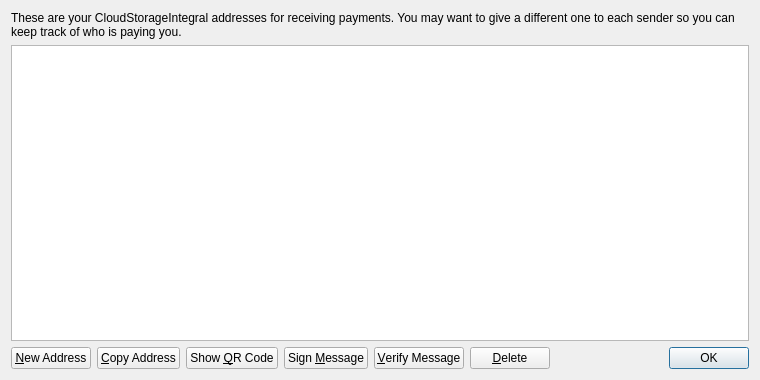
<?xml version="1.0" encoding="UTF-8"?>
<ui version="4.0">
 <class>AddressBookPage</class>
 <widget class="QWidget" name="AddressBookPage">
  <property name="geometry">
   <rect>
    <x>0</x>
    <y>0</y>
    <width>760</width>
    <height>380</height>
   </rect>
  </property>
  <property name="windowTitle">
   <string>Address Book</string>
  </property>
  <layout class="QVBoxLayout" name="verticalLayout">
   <item>
    <widget class="QLabel" name="labelExplanation">
     <property name="text">
      <string>These are your CloudStorageIntegral addresses for receiving payments. You may want to give a different one to each sender so you can keep track of who is paying you.</string>
     </property>
     <property name="textFormat">
      <enum>Qt::PlainText</enum>
     </property>
     <property name="wordWrap">
      <bool>true</bool>
     </property>
    </widget>
   </item>
   <item>
    <widget class="QTableView" name="tableView">
     <property name="contextMenuPolicy">
      <enum>Qt::CustomContextMenu</enum>
     </property>
     <property name="toolTip">
      <string>Double-click to edit address or label</string>
     </property>
     <property name="tabKeyNavigation">
      <bool>false</bool>
     </property>
     <property name="selectionMode">
      <enum>QAbstractItemView::SingleSelection</enum>
     </property>
     <property name="selectionBehavior">
      <enum>QAbstractItemView::SelectRows</enum>
     </property>
     <property name="sortingEnabled">
      <bool>true</bool>
     </property>
     <attribute name="verticalHeaderVisible">
      <bool>false</bool>
     </attribute>
    </widget>
   </item>
   <item>
    <layout class="QHBoxLayout" name="horizontalLayout">
     <item>
      <widget class="QPushButton" name="newAddressButton">
       <property name="toolTip">
        <string>Create a new address</string>
       </property>
       <property name="text">
        <string>&amp;New Address</string>
       </property>
      </widget>
     </item>
     <item>
      <widget class="QPushButton" name="copyToClipboard">
       <property name="toolTip">
        <string>Copy the currently selected address to the system clipboard</string>
       </property>
       <property name="text">
        <string>&amp;Copy Address</string>
       </property>
      </widget>
     </item>
     <item>
      <widget class="QPushButton" name="showQRCode">
       <property name="text">
        <string>Show &amp;QR Code</string>
       </property>
      </widget>
     </item>
     <item>
      <widget class="QPushButton" name="signMessage">
       <property name="toolTip">
        <string>Sign a message to prove you own a CloudStorageIntegral address</string>
       </property>
       <property name="text">
        <string>Sign &amp;Message</string>
       </property>
      </widget>
     </item>
     <item>
      <widget class="QPushButton" name="verifyMessage">
       <property name="toolTip">
        <string>Verify a message to ensure it was signed with a specified CloudStorageIntegral address</string>
       </property>
       <property name="text">
        <string>&amp;Verify Message</string>
       </property>
      </widget>
     </item>
     <item>
      <widget class="QPushButton" name="deleteButton">
       <property name="toolTip">
        <string>Delete the currently selected address from the list</string>
       </property>
       <property name="text">
        <string>&amp;Delete</string>
       </property>
      </widget>
     </item>
     <item>
      <spacer name="horizontalSpacer">
       <property name="orientation">
        <enum>Qt::Horizontal</enum>
       </property>
       <property name="sizeHint" stdset="0">
        <size>
         <width>40</width>
         <height>20</height>
        </size>
       </property>
      </spacer>
     </item>
     <item>
      <widget class="QDialogButtonBox" name="buttonBox">
       <property name="sizePolicy">
        <sizepolicy hsizetype="Maximum" vsizetype="Fixed">
         <horstretch>0</horstretch>
         <verstretch>0</verstretch>
        </sizepolicy>
       </property>
       <property name="standardButtons">
        <set>QDialogButtonBox::Ok</set>
       </property>
      </widget>
     </item>
    </layout>
   </item>
  </layout>
 </widget>
 <resources>
  <include location="../bitcoin.qrc"/>
 </resources>
 <connections/>
</ui>
